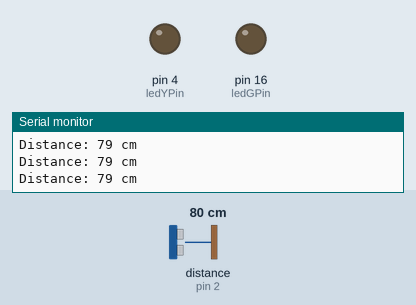
A sketch run on a simulated Arduino Uno, built with avr-gcc and run on an emulated ATmega328P. On the bench: output pins drawn as LEDs (lit = HIGH), the last lines printed to the serial monitor. Wiring (inferred from the names in the program): ultrasonic range finder: trigger pin 15; echo pin 2. Inputs (shaded band) come from the test bench; at power-on: distance to the obstacle (sensor on pin 2) 80 cm. The echo pulse lasts 58.3 µs per cm; pins used as bus, display or sensor lines are not drawn.

Above: at 1.2 s.
1.3 s: distance to the obstacle (sensor on pin 2) set to 18 cm
At 2.5 s:
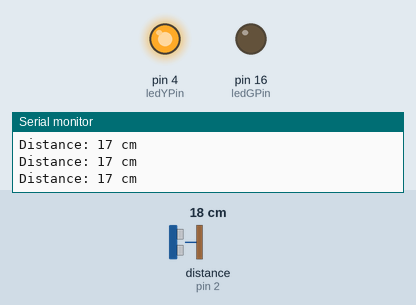
2.8 s: distance to the obstacle (sensor on pin 2) set to 23 cm
At 3.9 s:
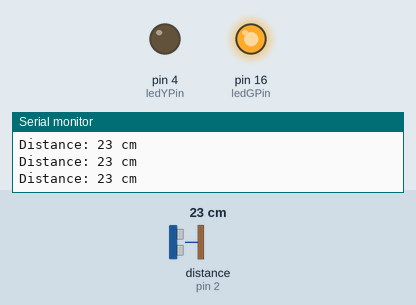
4.3 s: distance to the obstacle (sensor on pin 2) set to 2 cm
At 5.2 s:
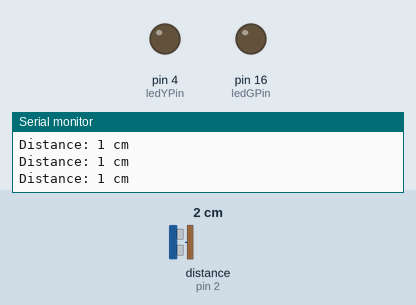
Timing chart, 0 to 7.3 s (numbered marks = the images above; inputs shaded):
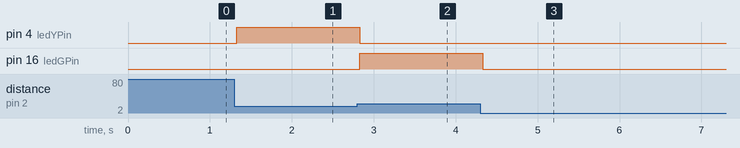

Measured:
- the behaviour switches between 21 and 22 cm on distance to the obstacle (sensor on pin 2) (found by bisection; images 1 and 2)
- after the input at 1.3 s, pin 4 (ledYPin): LOW → HIGH at once
- after the input at 2.8 s, pin 4 (ledYPin): HIGH → LOW at once; pin 16 (ledGPin): LOW → HIGH at once
- after the input at 4.3 s, pin 16 (ledGPin): HIGH → LOW at once

The sketch:

Parking_Sensor_Code.ino
```cpp
#include <Wire.h>
#define echoPin 2
#define trigPin 15
#define ledRPin 0
#define ledYPin 4
#define ledGPin 16

long duration, distance;
void setup(){
  Serial.begin (9600);
  pinMode(trigPin, OUTPUT);
  pinMode(echoPin, INPUT);
  pinMode(ledRPin, OUTPUT);
  pinMode(ledYPin, OUTPUT);
  pinMode(ledGPin, OUTPUT);
}

void loop(){
  digitalWrite(trigPin, LOW);
  delayMicroseconds(2);
  digitalWrite(trigPin, HIGH);
  delayMicroseconds(10);
  digitalWrite(trigPin, LOW);

  duration = pulseIn(echoPin, HIGH);
  distance = duration / 58.2;
  String disp = String(distance);

  Serial.print("Distance: ");
  Serial.print(disp);
  Serial.println(" cm");
  delay(10);


  if (distance >= 0 && distance <= 10) {
    digitalWrite(ledRPin, HIGH);
    digitalWrite(ledYPin, LOW);
    digitalWrite(ledGPin, LOW);
  } else if (distance > 10 && distance <= 20) {
    digitalWrite(ledRPin, LOW);
    digitalWrite(ledYPin, HIGH);
    digitalWrite(ledGPin, LOW);
  } else if (distance > 20 && distance <= 30) {
    digitalWrite(ledRPin, LOW);
    digitalWrite(ledYPin, LOW);
    digitalWrite(ledGPin, HIGH);
  } else {
    digitalWrite(ledRPin, LOW);
    digitalWrite(ledYPin, LOW);
    digitalWrite(ledGPin, LOW);
  }
}
```
